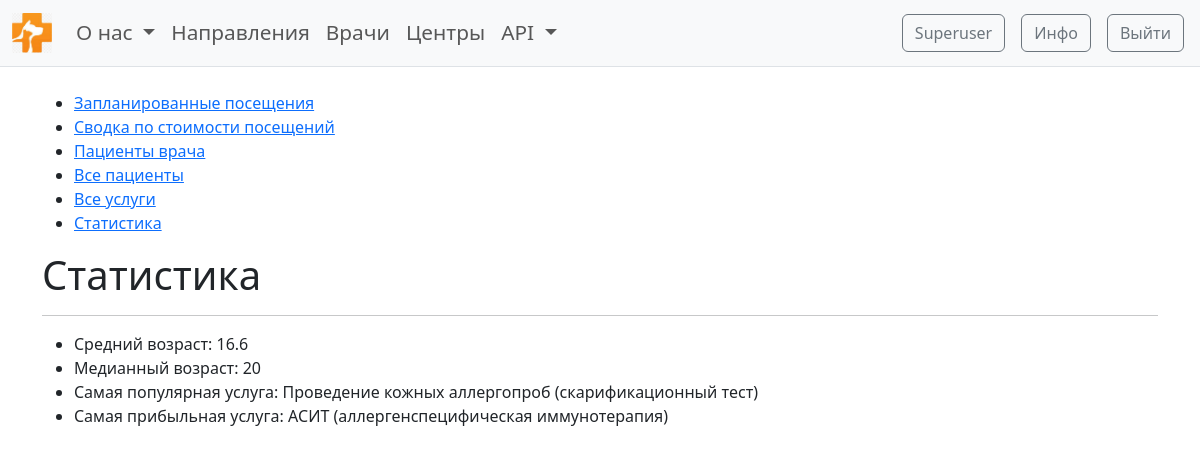
Screenshot of /stats/ (signed in) with the database file from the repository.
### services/models.py (models this page shows, shortened)
class Service(models.Model):
    name = models.CharField(max_length=100)
    subcategory = models.ForeignKey(SubCategory, on_delete=models.CASCADE)
    price = models.FloatField(validators=[MinValueValidator(0.0), MaxValueValidator(999999999)])

### stats/views.py (the view)
# urls.py: path('', statistics, name='statistics')
@user_passes_test(lambda user: user.is_superuser)
def statistics(request):
    ages = [(date.today() - patient.date_of_birth).days // 365
            for patient in PatientProfile.objects.all()]
    avg_age = round(sum(ages) / len(ages), 2) if ages else 0
    median_age = round(median(ages), 2) if ages else 0
    popular_services = Service.objects.annotate(order_count=Count('order')).order_by('-order_count')
    most_popular_service = popular_services.first()
    profitable_services = Service.objects.annotate(total_profit=Sum('order__service__price')).order_by('-total_profit')
    most_profitable_service = profitable_services.first()
    context = {
        'avg_age': avg_age,
        'median_age': median_age,
        'most_popular_service': most_popular_service,
        'most_profitable_service': most_profitable_service
    }
    return render(request, 'stats/statistics.html', context)

### stats/templates/stats/statistics.html (shortened to what this page needs)
{% extends 'stats/base_content.html' %}
{% block page_content %}
    <h1>Статистика</h1>
    <hr>
    <ul>
        <li>Средний возраст: {{ avg_age }}</li>
        <li>Медианный возраст: {{ median_age }}</li>
        <li>Самая популярная услуга: {{ most_popular_service.name }}</li>
        <li>Самая прибыльная услуга: {{ most_profitable_service.name }}</li>
    </ul>
{% endblock %}

### rows the page displays
Service: name "Проведение кожных аллергопроб (скарификационный тест)"
Service: name "АСИТ (аллергенспецифическая иммунотерапия)"

### other values shown
{{ avg_age }} "16.6"
{{ median_age }} "20"
